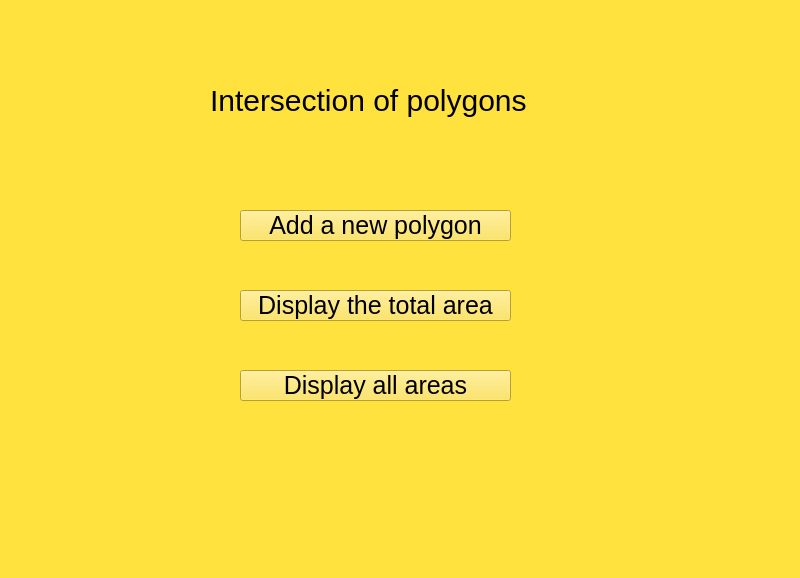
<?xml version="1.0" encoding="UTF-8"?>
<ui version="4.0">
 <class>MainWindow</class>
 <widget class="QMainWindow" name="MainWindow">
  <property name="geometry">
   <rect>
    <x>0</x>
    <y>0</y>
    <width>800</width>
    <height>578</height>
   </rect>
  </property>
  <property name="windowTitle">
   <string notr="true">Main</string>
  </property>
  <property name="styleSheet">
   <string notr="true">QWidget{background-color:rgb(255, 226, 62)}</string>
  </property>
  <widget class="QWidget" name="centralwidget">
   <widget class="QLabel" name="label">
    <property name="geometry">
     <rect>
      <x>210</x>
      <y>80</y>
      <width>331</width>
      <height>41</height>
     </rect>
    </property>
    <property name="styleSheet">
     <string notr="true">QLabel{font-size:30px; color:black}</string>
    </property>
    <property name="text">
     <string>Intersection of polygons</string>
    </property>
   </widget>
   <widget class="QPushButton" name="pushButton">
    <property name="geometry">
     <rect>
      <x>240</x>
      <y>210</y>
      <width>271</width>
      <height>31</height>
     </rect>
    </property>
    <property name="styleSheet">
     <string notr="true">QPushButton{color:black; font-size:25px;}</string>
    </property>
    <property name="text">
     <string>Add a new polygon</string>
    </property>
   </widget>
   <widget class="QPushButton" name="pushButton_2">
    <property name="geometry">
     <rect>
      <x>240</x>
      <y>290</y>
      <width>271</width>
      <height>31</height>
     </rect>
    </property>
    <property name="styleSheet">
     <string notr="true">QPushButton{color:black; font-size:25px;}</string>
    </property>
    <property name="text">
     <string>Display the total area</string>
    </property>
   </widget>
   <widget class="QPushButton" name="pushButton_3">
    <property name="geometry">
     <rect>
      <x>240</x>
      <y>370</y>
      <width>271</width>
      <height>31</height>
     </rect>
    </property>
    <property name="styleSheet">
     <string notr="true">QPushButton{color:black; font-size:25px;}</string>
    </property>
    <property name="text">
     <string>Display all areas</string>
    </property>
   </widget>
  </widget>
  <widget class="QMenuBar" name="menubar">
   <property name="geometry">
    <rect>
     <x>0</x>
     <y>0</y>
     <width>800</width>
     <height>25</height>
    </rect>
   </property>
  </widget>
  <widget class="QStatusBar" name="statusbar"/>
 </widget>
 <resources/>
 <connections/>
</ui>
